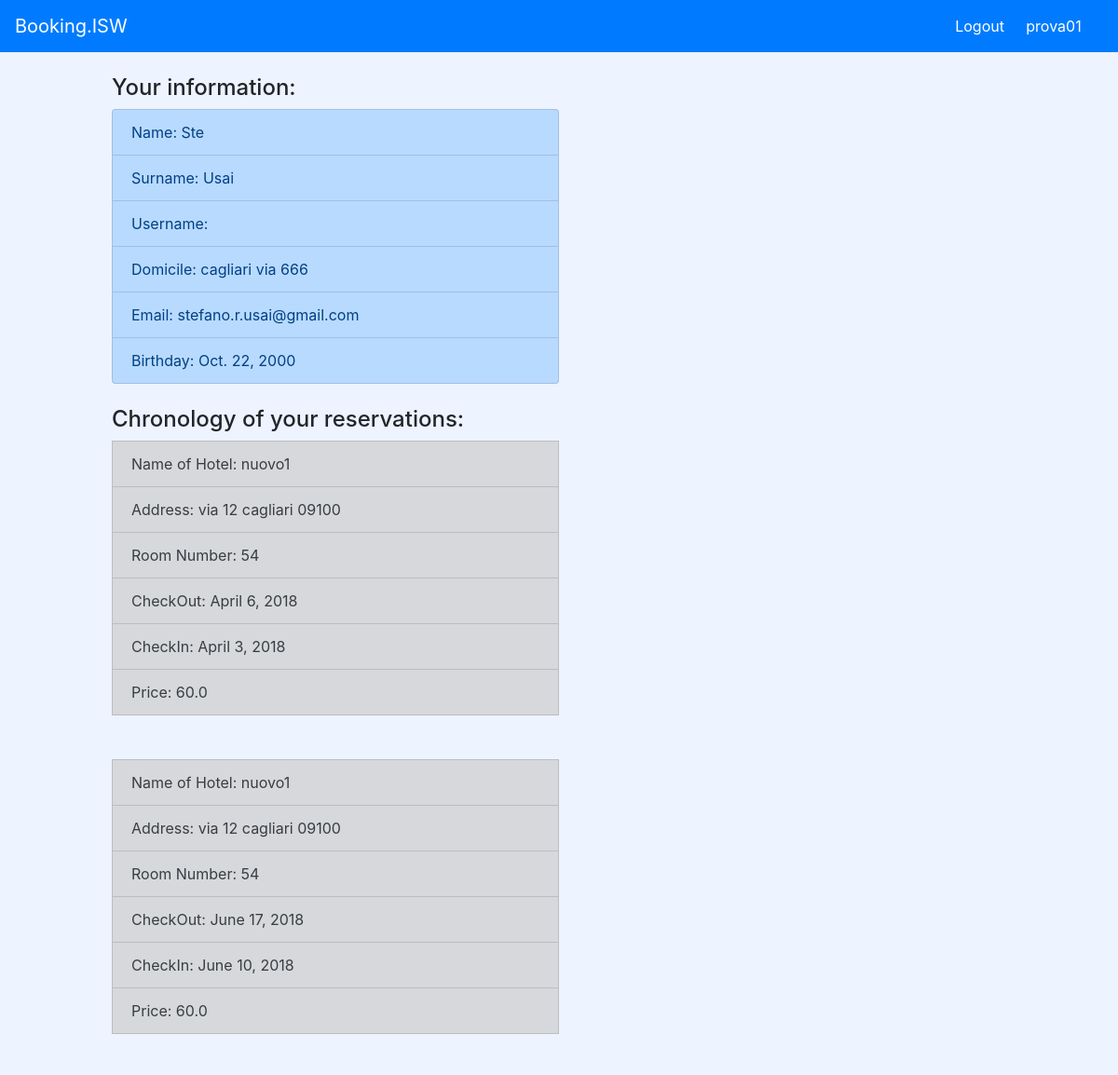
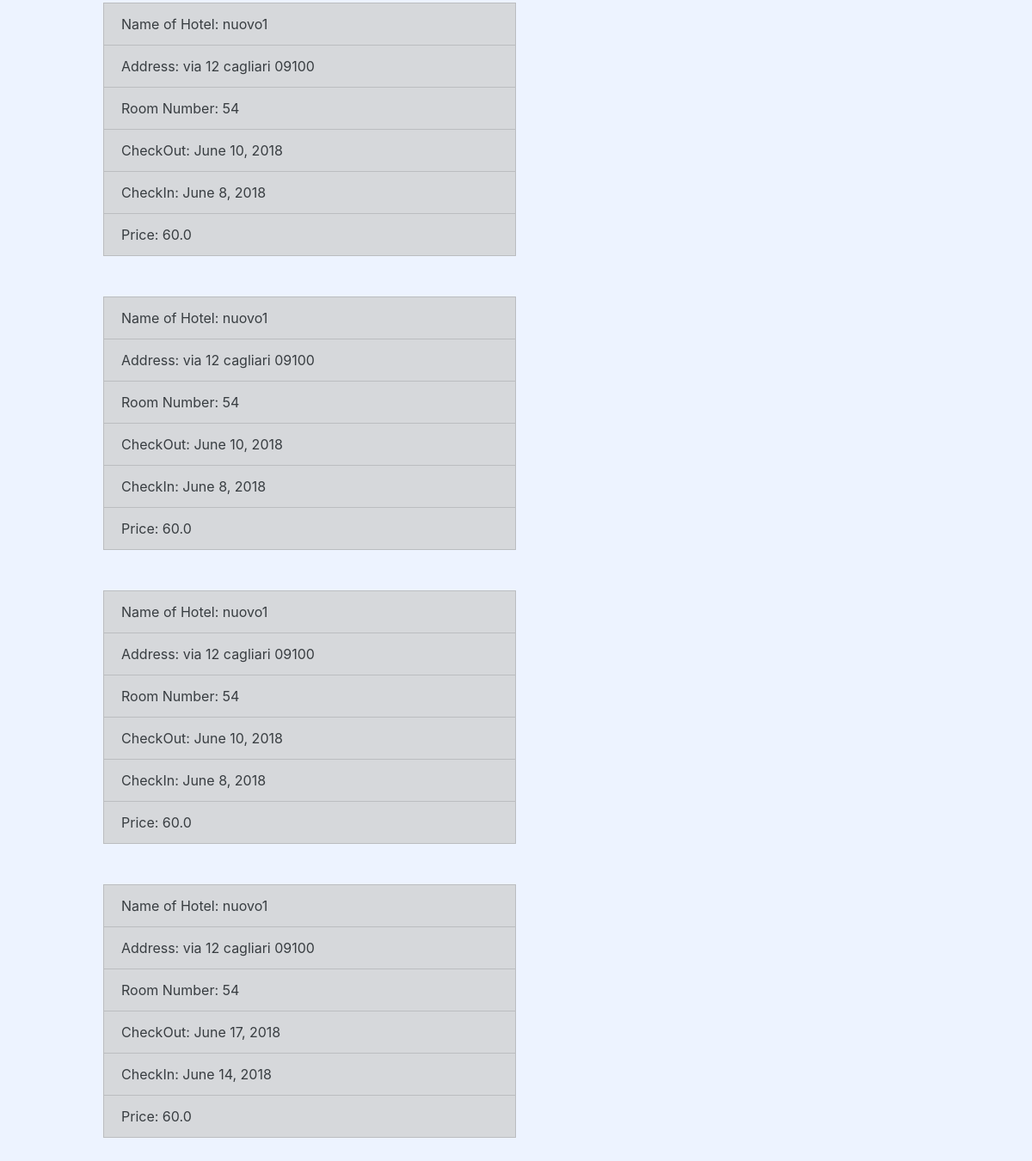
Screenshot of /profile/ (signed in) with the database file from the repository (2 pictures, top to bottom).
### bookingApp/models.py (models this page shows, shortened)
class Client(Person):
    """classe Client, eredita tutti gli attributi di persona e ha la responsabilità di conoscere
    la propria carta di credito"""

class RegisteredClient(Client):
    username = models.CharField(max_length=50)
    password = models.CharField(max_length=50)

class Person(models.Model):
    name = models.CharField(max_length=50)
    surname = models.CharField(max_length=50)
    birthday = models.DateField()
    cf = models.CharField(max_length=20)
    email = models.EmailField(max_length=100)
    address = models.ForeignKey(Address, on_delete=models.CASCADE)

class Address(models.Model):
    street = models.CharField(max_length=100)
    houseNumber = models.IntegerField()
    city = models.CharField(max_length=30)
    zipCode = models.CharField(max_length=15)
    def __str__(self):
       return str(self.street) + " " + str(self.houseNumber) + " " + str(self.city) + " " + str(self.zipCode)

class Booking(models.Model):
    customerId = models.ForeignKey(Client, on_delete=models.CASCADE)
    roomId = models.ForeignKey(Room, on_delete=models.CASCADE)
    checkIn = models.DateField()
    checkOut = models.DateField()

class Hotel(models.Model):
    name = models.CharField(max_length=30)
    description = models.TextField()
    hotelKeeperId = models.ForeignKey(HotelKeeper, on_delete=models.CASCADE)
    address = models.ForeignKey(Address, on_delete=models.CASCADE)
    photoUrl = models.ImageField(default=None, null=True, upload_to="static/img")

class Room(models.Model):
    roomNumber = models.IntegerField(default=0)
    capacity = models.IntegerField(default=0)
    price = models.FloatField(default=0.0)
    hotelId = models.ForeignKey(Hotel, on_delete=models.CASCADE)
    services = models.ManyToManyField(IncludedService)

### bookingApp/views.py (the view, shortened to what this page needs)
# urls.py: path('profile/', v.viewProfileClient),
def viewProfileClient(request):
    username = request.session['usr']
    userSession = None
    flag_user = True
    for userAtrs in RegisteredClient.objects.all():
        if(userAtrs.username==username):
            userSession = userAtrs
            break
    flag_card = False
    creditCardOfUser = None
    for creditCard in CreditCard.objects.all():
        if (userSession.id == creditCard.owner.id):
            creditCardOfUser = creditCard
            flag_card = True
            break
    listBooking = []
    flag_pren = False
    for book in Booking.objects.all():
        if (userSession.id == book.customerId.id):
            for room in Room.objects.all():
                if(room.id==book.roomId.id):
                    for hotel in Hotel.objects.all():
                        if(room.hotelId.id==hotel.id):
                            listBooking.append([book, room, hotel])
                            if (flag_pren==False):
                                flag_pren=True
                            break
    context = {'userProfile': userSession, 'creditCardView': creditCardOfUser, 'listBooking': listBooking, 'flag_user': flag_user,'flag_card':flag_card,'flag_pren':flag_pren}
    return render(request, 'profile.html', context)

### templates/profile.html (shortened to what this page needs)
{% extends "base.html" %}
{% block content %}
{% if flag_user == True %}
<div class="profile">
        <div class="information" style="width:30rem; margin-left:10%; margin-right:5%; float:left">
            <br>
            <h4>Your information:</h4>
                <ul class="list-group">
                    <li class="list-group-item list-group-item-primary">Name: {{userProfile.name}}</li>
                    <li class="list-group-item list-group-item-primary">Surname: {{userProfile.surname}}</li>
                    <li class="list-group-item list-group-item-primary">Username: {{userProfile.userName}}</li>
                    <li class="list-group-item list-group-item-primary">Domicile: {{userProfile.address.city}} {{userProfile.address.street}} {{userProfile.address.houseNumber}}</li>
                    <li class="list-group-item list-group-item-primary">Email: {{userProfile.email}}</li>
                    <li class="list-group-item list-group-item-primary">Birthday: {{userProfile.birthday}}</li>
                </ul>
        </div>
        <div class="reservations" style="width:30rem; margin-left:10%; float:left; margin-right:5%">
            <br>
            {% if flag_pren == False %}
            <h4>You do not have any reservations yet</h4>
            {% else %}
            <ul class="list-group">
              <h4>Chronology of your reservations:</h4>
                 {% for item in listBooking %}
                     <li class="list-group-item list-group-item-secondary">Name of Hotel: {{item.2.name}}</li>
                     <li class="list-group-item list-group-item-secondary">Address: {{item.2.address}}</li>
                     <li class="list-group-item list-group-item-secondary">Room Number: {{item.1.roomNumber}}</li>
                     <li class="list-group-item list-group-item-secondary">CheckOut: {{item.0.checkOut}}</li>
                     <li class="list-group-item list-group-item-secondary">CheckIn: {{item.0.checkIn}}</li>
                     <li class="list-group-item list-group-item-secondary">Price: {{item.1.price}}</li>
                <br><br>
                 {% endfor %}
            </ul>
            {% endif %}
        </div>
</div>
{% endif %}
{% endblock %}

### templates/base.html (shortened to what this page needs)
<!DOCTYPE html>
<html lang="en">
{% load static %}
    <head>
        <link rel="stylesheet" href="{% static 'css/bootstrap.css' %}" type="text/css" />
          <link rel="stylesheet" href="{% static 'css/style.css' %}" type="text/css" />
    </head>
    <body style="background-color:#edf3ff">
        <nav class="navbar navbar-expand-lg navbar-primary bg-primary" >
            <div class="collapse navbar-collapse" id="navbarTogglerDemo01">
                <a class="navbar-brand text-white" href="/">Booking.ISW</a>
                {% if request.session.usr is not None %}
                    <a href="/logout/" style="margin-right:2%; color:white">Logout</a>
                    <a href="/profile/" style="margin-right:2%; color:white">{{request.session.usr}}</a>
                {% else %}
                    <a href="/signUp/" style="margin-right:2%; color:white; ">Sign up</a>
                    <a href="/login/"  style="margin-right:2%; color:white " >Login</a>
                {% endif %}
            </div>
        </nav>
            {% block content %}{% endblock %}
    </body>
</html>

### rows the page displays
RegisteredClient: session.usr "prova01"
Person: name "Ste", surname "Usai", address.city "cagliari", address.street "via", address.houseNumber "666", email "stefano.r.usai@gmail.com", birthday "Oct. 22, 2000"
Booking: name "nuovo1", zipCode "via 12 cagliari 09100", roomNumber "54", checkOut "April 6, 2018", checkIn "April 3, 2018", price "60.0"
Booking: name "nuovo1", zipCode "via 12 cagliari 09100", roomNumber "54", checkOut "June 17, 2018", checkIn "June 10, 2018", price "60.0"
Booking: name "nuovo1", zipCode "via 12 cagliari 09100", roomNumber "54", checkOut "June 10, 2018", checkIn "June 8, 2018", price "60.0"
Booking: name "nuovo1", zipCode "via 12 cagliari 09100", roomNumber "54", checkOut "June 10, 2018", checkIn "June 8, 2018", price "60.0"
Booking: name "nuovo1", zipCode "via 12 cagliari 09100", roomNumber "54", checkOut "June 10, 2018", checkIn "June 8, 2018", price "60.0"
Booking: name "nuovo1", zipCode "via 12 cagliari 09100", roomNumber "54", checkOut "June 17, 2018", checkIn "June 14, 2018", price "60.0"
